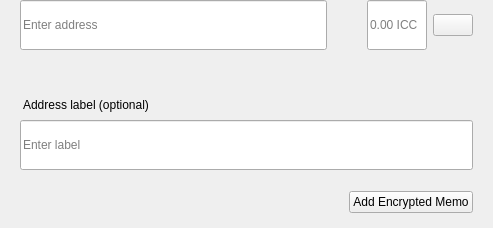
<?xml version="1.0" encoding="UTF-8"?>
<ui version="4.0">
 <class>SendMultiRow</class>
 <widget class="QWidget" name="SendMultiRow">
  <property name="geometry">
   <rect>
    <x>0</x>
    <y>0</y>
    <width>493</width>
    <height>228</height>
   </rect>
  </property>
  <property name="minimumSize">
   <size>
    <width>0</width>
    <height>0</height>
   </size>
  </property>
  <property name="maximumSize">
   <size>
    <width>16777215</width>
    <height>16777215</height>
   </size>
  </property>
  <property name="windowTitle">
   <string>Form</string>
  </property>
  <layout class="QVBoxLayout" name="verticalLayout_3">
   <property name="spacing">
    <number>0</number>
   </property>
   <property name="leftMargin">
    <number>0</number>
   </property>
   <property name="topMargin">
    <number>0</number>
   </property>
   <property name="rightMargin">
    <number>20</number>
   </property>
   <property name="bottomMargin">
    <number>5</number>
   </property>
   <item alignment="Qt::AlignTop">
    <widget class="QWidget" name="widget" native="true">
     <property name="sizePolicy">
      <sizepolicy hsizetype="Expanding" vsizetype="Maximum">
       <horstretch>0</horstretch>
       <verstretch>0</verstretch>
      </sizepolicy>
     </property>
     <property name="minimumSize">
      <size>
       <width>0</width>
       <height>60</height>
      </size>
     </property>
     <property name="maximumSize">
      <size>
       <width>16777215</width>
       <height>85</height>
      </size>
     </property>
     <layout class="QHBoxLayout" name="horizontalLayout" stretch="6,0,2">
      <property name="spacing">
       <number>0</number>
      </property>
      <property name="leftMargin">
       <number>8</number>
      </property>
      <property name="topMargin">
       <number>0</number>
      </property>
      <property name="rightMargin">
       <number>0</number>
      </property>
      <property name="bottomMargin">
       <number>0</number>
      </property>
      <item alignment="Qt::AlignTop">
       <widget class="QStackedWidget" name="stackedAddress">
        <property name="minimumSize">
         <size>
          <width>0</width>
          <height>50</height>
         </size>
        </property>
        <property name="maximumSize">
         <size>
          <width>16777215</width>
          <height>50</height>
         </size>
        </property>
        <widget class="QWidget" name="page_4">
         <property name="sizePolicy">
          <sizepolicy hsizetype="Expanding" vsizetype="Preferred">
           <horstretch>0</horstretch>
           <verstretch>0</verstretch>
          </sizepolicy>
         </property>
         <property name="minimumSize">
          <size>
           <width>0</width>
           <height>50</height>
          </size>
         </property>
         <property name="maximumSize">
          <size>
           <width>16777215</width>
           <height>55</height>
          </size>
         </property>
         <layout class="QVBoxLayout" name="verticalLayout_7">
          <property name="spacing">
           <number>0</number>
          </property>
          <property name="leftMargin">
           <number>12</number>
          </property>
          <property name="topMargin">
           <number>0</number>
          </property>
          <property name="rightMargin">
           <number>0</number>
          </property>
          <property name="bottomMargin">
           <number>0</number>
          </property>
          <item>
           <widget class="QLineEdit" name="lineEditAddress">
            <property name="minimumSize">
             <size>
              <width>0</width>
              <height>50</height>
             </size>
            </property>
            <property name="maximumSize">
             <size>
              <width>16777215</width>
              <height>50</height>
             </size>
            </property>
            <property name="placeholderText">
             <string>Enter address</string>
            </property>
           </widget>
          </item>
         </layout>
        </widget>
        <widget class="QWidget" name="page_3"/>
       </widget>
      </item>
      <item>
       <spacer name="horizontalSpacer_3">
        <property name="orientation">
         <enum>Qt::Horizontal</enum>
        </property>
        <property name="sizeType">
         <enum>QSizePolicy::Fixed</enum>
        </property>
        <property name="sizeHint" stdset="0">
         <size>
          <width>40</width>
          <height>20</height>
         </size>
        </property>
       </spacer>
      </item>
      <item>
       <layout class="QHBoxLayout" name="horizontalLayout_2">
        <property name="spacing">
         <number>6</number>
        </property>
        <item alignment="Qt::AlignTop">
         <widget class="QLineEdit" name="lineEditAmount">
          <property name="sizePolicy">
           <sizepolicy hsizetype="Expanding" vsizetype="Preferred">
            <horstretch>0</horstretch>
            <verstretch>0</verstretch>
           </sizepolicy>
          </property>
          <property name="minimumSize">
           <size>
            <width>0</width>
            <height>50</height>
           </size>
          </property>
          <property name="maximumSize">
           <size>
            <width>16777215</width>
            <height>50</height>
           </size>
          </property>
          <property name="maxLength">
           <number>17</number>
          </property>
          <property name="alignment">
           <set>Qt::AlignLeading|Qt::AlignLeft|Qt::AlignVCenter</set>
          </property>
          <property name="placeholderText">
           <string notr="true">0.00 ICC</string>
          </property>
         </widget>
        </item>
        <item>
         <layout class="QVBoxLayout" name="verticalLayout">
          <property name="topMargin">
           <number>14</number>
          </property>
          <property name="bottomMargin">
           <number>0</number>
          </property>
          <item alignment="Qt::AlignTop">
           <widget class="QPushButton" name="btnMenu">
            <property name="minimumSize">
             <size>
              <width>0</width>
              <height>0</height>
             </size>
            </property>
            <property name="maximumSize">
             <size>
              <width>16777215</width>
              <height>16777215</height>
             </size>
            </property>
            <property name="focusPolicy">
             <enum>Qt::NoFocus</enum>
            </property>
            <property name="text">
             <string/>
            </property>
           </widget>
          </item>
         </layout>
        </item>
       </layout>
      </item>
     </layout>
    </widget>
   </item>
   <item>
    <widget class="QWidget" name="layoutLabel" native="true">
     <property name="minimumSize">
      <size>
       <width>0</width>
       <height>0</height>
      </size>
     </property>
     <property name="maximumSize">
      <size>
       <width>16777215</width>
       <height>16777215</height>
      </size>
     </property>
     <layout class="QVBoxLayout" name="verticalLayout_9">
      <property name="spacing">
       <number>6</number>
      </property>
      <property name="leftMargin">
       <number>20</number>
      </property>
      <property name="topMargin">
       <number>0</number>
      </property>
      <property name="rightMargin">
       <number>0</number>
      </property>
      <property name="bottomMargin">
       <number>10</number>
      </property>
      <item>
       <spacer name="verticalSpacer">
        <property name="orientation">
         <enum>Qt::Vertical</enum>
        </property>
        <property name="sizeType">
         <enum>QSizePolicy::Fixed</enum>
        </property>
        <property name="sizeHint" stdset="0">
         <size>
          <width>20</width>
          <height>20</height>
         </size>
        </property>
       </spacer>
      </item>
      <item>
       <widget class="QLabel" name="labelSubtitleDescription">
        <property name="styleSheet">
         <string notr="true">margin-bottom:2px;
margin-left:0.05px;
padding:0px;</string>
        </property>
        <property name="text">
         <string>Address label (optional)</string>
        </property>
       </widget>
      </item>
      <item>
       <widget class="QLineEdit" name="lineEditDescription">
        <property name="minimumSize">
         <size>
          <width>0</width>
          <height>50</height>
         </size>
        </property>
        <property name="maximumSize">
         <size>
          <width>16777215</width>
          <height>50</height>
         </size>
        </property>
        <property name="placeholderText">
         <string>Enter label</string>
        </property>
       </widget>
      </item>
      <item>
       <spacer name="verticalSpacer_2">
        <property name="orientation">
         <enum>Qt::Vertical</enum>
        </property>
        <property name="sizeType">
         <enum>QSizePolicy::Fixed</enum>
        </property>
        <property name="sizeHint" stdset="0">
         <size>
          <width>20</width>
          <height>15</height>
         </size>
        </property>
       </spacer>
      </item>
      <item>
       <widget class="QWidget" name="containerMemo" native="true">
        <layout class="QHBoxLayout" name="horizontalLayout_5">
         <property name="leftMargin">
          <number>0</number>
         </property>
         <property name="topMargin">
          <number>0</number>
         </property>
         <property name="rightMargin">
          <number>0</number>
         </property>
         <property name="bottomMargin">
          <number>0</number>
         </property>
         <item>
          <spacer name="horizontalSpacer">
           <property name="orientation">
            <enum>Qt::Horizontal</enum>
           </property>
           <property name="sizeHint" stdset="0">
            <size>
             <width>40</width>
             <height>20</height>
            </size>
           </property>
          </spacer>
         </item>
         <item>
          <widget class="QPushButton" name="btnAddMemo">
           <property name="text">
            <string notr="true">Add Encrypted Memo</string>
           </property>
          </widget>
         </item>
        </layout>
       </widget>
      </item>
     </layout>
    </widget>
   </item>
  </layout>
 </widget>
 <resources/>
 <connections/>
</ui>
